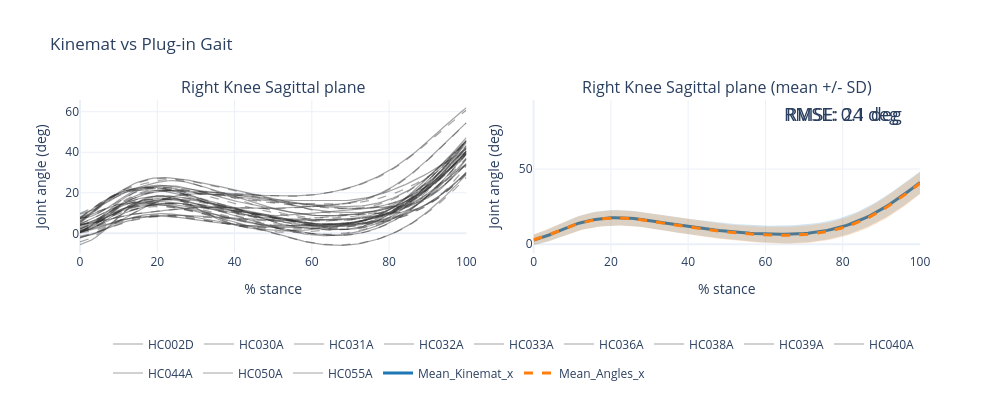

The code cell stored with this chart in its notebook:
### Markdown cell above
### 2b. Extras
The returned fig from the ensembler allows the user all the functionality of plotly figures.
e.g. add annotations to the plot

### Code cell
fig.add_annotation(x=80, y=80, showarrow=False, text="RMSE: 0.1 deg", yshift=10, font=dict(size=18), row=1,col=2)
